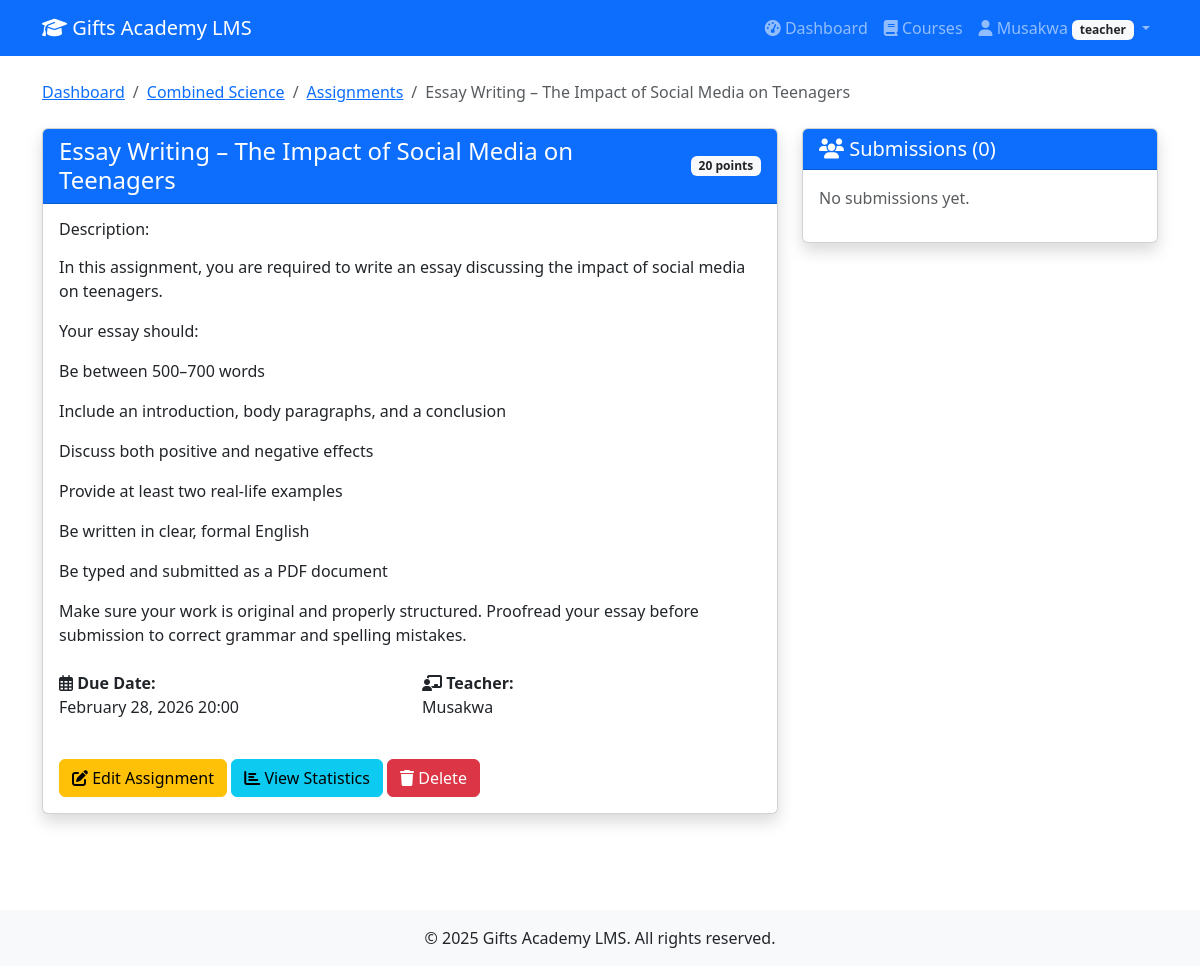
The app's page /assignments/1/ (signed in) with its own data.
### accounts/models.py (models this page shows, shortened)
class Profile(models.Model):
    USER_TYPES = (
        ('admin', 'Admin'),
        ('teacher', 'Teacher'),
        ('student', 'Student'),
        ('parent', 'Parent'),
    )
    user = models.OneToOneField(User, on_delete=models.CASCADE)
    user_type = models.CharField(max_length=10, choices=USER_TYPES, default='student')
    phone = models.CharField(max_length=15, blank=True)
    address = models.TextField(blank=True)
    profile_pic = models.ImageField(upload_to='profiles/', blank=True, null=True)
    linked_student = models.ForeignKey('self', on_delete=models.SET_NULL, null=True, blank=True, related_name='parents')

### assignments/models.py (models this page shows, shortened)
class Assignment(models.Model):
    course = models.ForeignKey(Course, on_delete=models.CASCADE, related_name='assignments')
    teacher = models.ForeignKey(User, on_delete=models.CASCADE)
    title = models.CharField(max_length=200)
    description = models.TextField()
    due_date = models.DateTimeField()
    total_points = models.IntegerField(default=100)
    created_at = models.DateTimeField(auto_now_add=True)
    class Meta:
        ordering = ['due_date']

### courses/models.py (models this page shows, shortened)
class Course(models.Model):
    title = models.CharField(max_length=200)
    code = models.CharField(max_length=20, unique=True)
    description = models.TextField()
    teacher = models.ForeignKey(User, on_delete=models.CASCADE, related_name='teaching_courses')
    students = models.ManyToManyField(User, through='Enrollment', related_name='enrolled_courses')
    created_at = models.DateTimeField(auto_now_add=True)
    updated_at = models.DateTimeField(auto_now=True)
    is_active = models.BooleanField(default=True)
    class Meta:
        ordering = ['-created_at']

### assignments/views.py (the view)
# urls.py: path('<int:assignment_id>/', views.assignment_detail, name='assignment_detail'),
@login_required
def assignment_detail(request, assignment_id):
    assignment = get_object_or_404(Assignment, id=assignment_id)
    submission = None
    all_submissions = None
    if request.user.profile.user_type == 'student':
        if not assignment.course.students.filter(id=request.user.id).exists():
            messages.error(request, "You are not enrolled in this course.")
            return redirect('course_list')
        try:
            submission = Submission.objects.get(assignment=assignment, student=request.user)
        except Submission.DoesNotExist:
            submission = None
    elif request.user == assignment.teacher or request.user.profile.user_type == 'admin':
        all_submissions = assignment.submissions.all().select_related('student')
    context = {
        'assignment': assignment,
        'submission': submission,
        'all_submissions': all_submissions,
        'now': timezone.now(),
    }
    return render(request, 'assignments/assignment_detail.html', context)

### templates/assignments/assignment_detail.html (shortened to what this page needs)
{% extends 'base.html' %}
{% block content %}
<div class="container">
    <nav aria-label="breadcrumb" class="mb-4">
        <ol class="breadcrumb">
            <li class="breadcrumb-item"><a href="{% url 'dashboard' %}">Dashboard</a></li>
            <li class="breadcrumb-item"><a href="{% url 'course_detail' assignment.course.id %}">{{ assignment.course.title }}</a></li>
            <li class="breadcrumb-item"><a href="{% url 'assignment_list' assignment.course.id %}">Assignments</a></li>
            <li class="breadcrumb-item active">{{ assignment.title }}</li>
        </ol>
    </nav>
    <div class="row">
        <div class="col-md-8">
            <div class="card shadow mb-4">
                <div class="card-header {% if now > assignment.due_date %}bg-danger{% else %}bg-primary{% endif %} text-white">
                    <div class="d-flex justify-content-between align-items-center">
                        <h4 class="mb-0">{{ assignment.title }}</h4>
                        <span class="badge bg-light text-dark">{{ assignment.total_points }} points</span>
                    </div>
                </div>
                <div class="card-body">
                    <div class="mb-4">
                        <h6>Description:</h6>
                        <p class="lead">{{ assignment.description|linebreaks }}</p>
                    </div>
                    <div class="row mb-4">
                        <div class="col-md-6">
                            <strong><i class="far fa-calendar-alt"></i> Due Date:</strong>
                            <p>{{ assignment.due_date|date:"F d, Y H:i" }}</p>
                        </div>
                        <div class="col-md-6">
                            <strong><i class="fas fa-chalkboard-teacher"></i> Teacher:</strong>
                            <p>{{ assignment.teacher.username }}</p>
                        </div>
                    </div>
                    {% if user == assignment.teacher or user.profile.user_type == 'admin' %}
                        <div class="mt-4">
                            <a href="{% url 'edit_assignment' assignment.id %}" class="btn btn-warning">
                                <i class="fas fa-edit"></i> Edit Assignment
                            </a>
                            <a href="{% url 'assignment_statistics' assignment.id %}" class="btn btn-info">
                                <i class="fas fa-chart-bar"></i> View Statistics
                            </a>
                            <button type="button" class="btn btn-danger" data-bs-toggle="modal" data-bs-target="#deleteModal">
                                <i class="fas fa-trash"></i> Delete
                            </button>
                        </div>
                    {% endif %}
                </div>
            </div>
        </div>
        <div class="col-md-4">
            {% if user == assignment.teacher or user.profile.user_type == 'admin' %}
                <div class="card shadow mb-4">
                    <div class="card-header bg-primary text-white">
                        <h5 class="mb-0"><i class="fas fa-users"></i> Submissions ({{ all_submissions|length }})</h5>
                    </div>
                    <div class="card-body">
                        {% if all_submissions %}
                            <div class="list-group">
                                {% for sub in all_submissions %}
                                    <div class="list-group-item">
                                        <div class="d-flex justify-content-between">
                                            <strong>{{ sub.student.username }}</strong>
                                            {% if sub.grade %}
                                                <span class="badge bg-success">{{ sub.grade }}/{{ assignment.total_points }}</span>
                                            {% else %}
                                                <span class="badge bg-warning">Pending</span>
                                            {% endif %}
                                        </div>
                                        <small class="text-muted">
                                            Submitted: {{ sub.submitted_at|timesince }} ago
                                        </small>
                                        {% if not sub.grade %}
                                            <a href="{% url 'grade_submission' sub.id %}" class="btn btn-sm btn-primary mt-2 w-100">
                                                Grade Submission
                                            </a>
                                        {% endif %}
                                    </div>
                                {% endfor %}
                            </div>
                        {% else %}
                            <p class="text-muted">No submissions yet.</p>
                        {% endif %}
                    </div>
                </div>
            {% endif %}
        </div>
    </div>
</div>
{% endblock %}

### templates/base.html (shortened to what this page needs)
<!DOCTYPE html>
<html lang="en">
<head>
    <link href="https://cdn.jsdelivr.net/npm/bootstrap@5.3.0/dist/css/bootstrap.min.css" rel="stylesheet">
    <link rel="stylesheet" href="https://cdnjs.cloudflare.com/ajax/libs/font-awesome/6.4.0/css/all.min.css">
</head>
<body>
    <nav class="navbar navbar-expand-lg navbar-dark bg-primary">
        <div class="container">
            <a class="navbar-brand" href="{% url 'dashboard' %}">
                <i class="fas fa-graduation-cap"></i> Gifts Academy LMS
            </a>
            <div class="collapse navbar-collapse" id="navbarNav">
                <ul class="navbar-nav ms-auto">
                    {% if user.is_authenticated %}
                        <li class="nav-item">
                            <a class="nav-link" href="{% url 'dashboard' %}">
                                <i class="fas fa-tachometer-alt"></i> Dashboard
                            </a>
                        </li>
                        <li class="nav-item">
                            <a class="nav-link" href="{% url 'course_list' %}">
                                <i class="fas fa-book"></i> Courses
                            </a>
                        </li>
                        <li class="nav-item dropdown">
    <a class="nav-link dropdown-toggle" href="#" id="userDropdown" role="button" data-bs-toggle="dropdown">
        <i class="fas fa-user"></i> {{ user.username }}
        <span class="badge bg-light text-dark">{{ user.profile.user_type }}</span>
    </a>
</li>
                    {% endif %}
                </ul>
            </div>
        </div>
    </nav>
    <main class="py-4">
        {% block content %}{% endblock %}
    </main>
    <footer class="bg-light text-center py-3 mt-5">
        <div class="container">
            <p class="mb-0">&copy; 2025 Gifts Academy LMS. All rights reserved.</p>
        </div>
    </footer>
</body>
</html>

### records on screen
Assignment: course "Combined Science", title "Essay Writing – The Impact of Social Media on Teenagers", total_points "20", description "In this assignment, you are required to write an essay discussing the impact of social media on teenagers. Your essay should: Be between 500–700 words Include an introduction, body paragraphs, and a conclusion Discuss both positive and negative effects Provide at least two real-life examples Be written in clear, formal English Be typed and submitted as a PDF document Make sure your work is original and properly structured. Proofread your essay before submission to correct grammar and spelling mistakes.", due_date "February 28, 2026 20:00", teacher.username "Musakwa"

### other values on screen
{{ user.username }} "Musakwa"
{{ user.profile.user_type }} "teacher"
{{ all_submissions|length }} "0"
